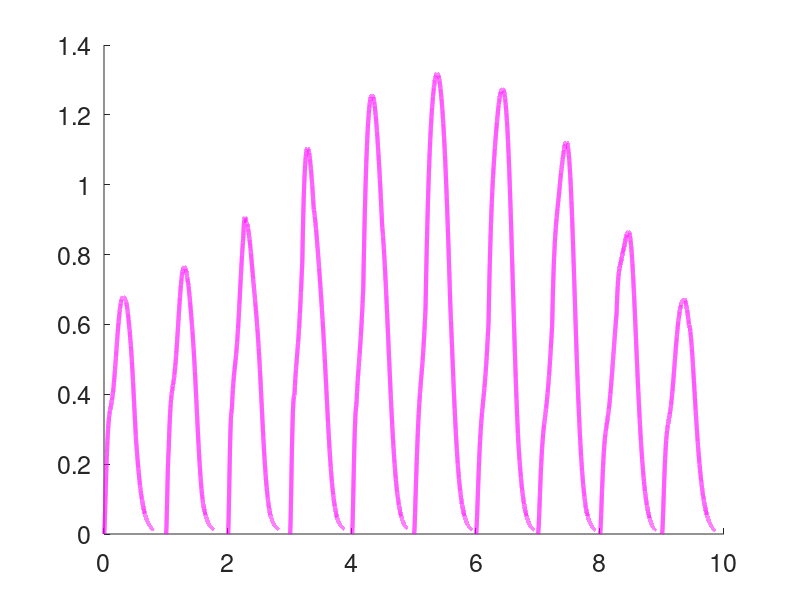

This chart was generated by the following MATLAB code:
% Script that will calculate the force produced by the muscle model for a
% variety of phases. I tried to write it very clearly and comment it
% extensively, if something is unclear, let me know.


clear all
close all
clc


set(0,'DefaultAxesLineStyleOrder','-|-.|--|:','DefaultLineLineWidth',3)
set(0,'DefaultTextFontSize',18)
set(0,'DefaultAxesFontSize',18)

mycol = 'gmkymcrgbkymcrgbk';



%% Define the parameters


t = 1.0;                                    % final time of the simulation

dt = 2.5e-05;                               % time step
L0 = 2.94;                                  % base length

alpha_m = 0.8;                              % slope of alpha for v_c<0
alpha_p = 2.9;                              % slope of alpha for v_c>=0
alphamax = 1.8 ;                            % upper limit of alpha
alphamin = 0.0;                             % lower limit of alpha
cc = 2;                                     % calcium sites
ss = 6;                                     % SR sites
dm = 0.2802;                                % damping term
km1 = 17.5804                               % WDD parameter 1
km2 = 6.0156;                               % WDD parameter 2
lc0 = 0.9678;                               % lc at maximum tenatic force
ls0 = 0.0;                                  % initial value of stretch element
mm = 0.0542;                                % mass term
ka = [6.7281, 23.2794, 51.3537, 19.3801];   % mass action rate constant
mu0 = 1;                                    % intercept of mu
mu1 = 23.0;                                 % slope of mu
lambda_2 = -20.0;                           % lambda parameter

P0 = 60.86;                                 % P0 in thelma's simulations

my_phase = [0.0 0.1 0.2 0.3 0.4 0.5 0.6 0.7 0.8 0.9];               % phases we have experimental data for


for j = 1:length(my_phase)
    phase = my_phase(j);
    
    
    %%%%%%%%%%%%%%%%%%%%%%%%%%%%%%%%%%%%%%%%%%%%%%%%%%%%%%%%%%%%%%%%%%%%%%%%%%
    %%              Initialize the vectors                                  %%
    %%%%%%%%%%%%%%%%%%%%%%%%%%%%%%%%%%%%%%%%%%%%%%%%%%%%%%%%%%%%%%%%%%%%%%%%%%
    
    my_t = 0:dt:t;                              % discretize time
    
    % % L = ones(size(my_t));                       % set the length of the segment
    % % V = zeros(size(my_t));                      % set the velocity of the segment
    L= (0.918+0.0425*cos(2*pi*(my_t-phase)));
    V= (-2*pi*0.0425*sin(2*pi*(my_t-phase)));
    
    
    [sizem,sizen] = size(my_t);                 % get the dimension of the time vector
    firstm = floor(sizem/2);                    % I used this to split it up for the first 5 cycles...
    firstn = floor(sizen/2);                    % ...and the last 5
    
    alpha = ones(size(my_t));                   % intialize alpha
    p = zeros(size(my_t));                      % initialize p
    pc= zeros(size(my_t));                      % initialize pc
    
    caf = zeros(size(my_t));                    % initialize caf
    ca = zeros(size(my_t));                     % initialize ca
    m = ones(size(my_t));                      % initialize m
    lc = zeros(size(my_t));                     % initialize lc
    lambda = ones(size(my_t));                  % initialize lambda
    vc = zeros(size(my_t));                     % initialize vc
    vs = zeros(size(my_t));                     % initialize vs
    ls = zeros(size(my_t));                     % initialize ls
    
    newmu = zeros(size(my_t));                  % initialize mu
    ksim = zeros(size(my_t));                   % initialize the activation tracker
    
    newk3 = zeros(size(my_t));                  % for k3 varying due to WDD
    newk4 = zeros(size(my_t));                  % for k4 varying due to WDD
    
    dm_dt = zeros(size(my_t));                  % these are for the ODES
    dcaf_dt = zeros(size(my_t));
    dca_dt = zeros(size(my_t));
    dpc_dt = zeros(size(my_t));
    dls_dt = zeros(size(my_t));
    dvs_dt = zeros(size(my_t));
    
    %% Start the simulation
    for k = 1:length(my_t)
        
        
        %% Check the activation
        if (my_t(k)-floor(my_t(k)))<0.36
            
            ksim(k) = 1;
            
            
        else
            
            ksim(k) = 0;
            
        end
        
        
        %% Update k3 and k4 (when WDD is added)
        newk3(k) = ka(3)/sqrt(m(k));
        newk4(k) = ka(4)*sqrt(m(k));
        
        %% Calculate the update for Ca and Caf for the next time step
        dca_dt(k) = (newk4(k)*caf(k) - newk3(k)*ca(k))*(1-caf(k)) ...
            + (ksim(k))*ka(1)*(cc-ca(k)-caf(k)) ...
            + (1-ksim(k))*(ka(2))*(ca(k))*(cc-ss-ca(k)-caf(k));
        
        dcaf_dt(k) = -(newk4(k)*caf(k)-newk3(k)*ca(k))*(1-caf(k));
        
        %% Calculate mu for the current time step
        newmu(k) = (mu0 + mu1*caf(k));
        
        
        %% Calculate lc and vc for this time step
        lc(k) = (L(k)-ls(k));
        vc(k) = (V(k)-vs(k));
        
        
        %% Determine alpha and lambda for the current time step
        if vc(k) >= 0
            
            alpha(k) = 1+alpha_p*vc(k);
            
        else
            
            alpha(k) = 1+alpha_m*vc(k);
            
        end
        
        lambda(k) = 1 + lambda_2*(lc(k)-lc0).^2;
        
        %% Bound alpha and lambda
        alpha(k) = max(alphamin,min(alphamax,alpha(k)));
        lambda(k) = max(0,min(lambda(k),1));
        
        %% Calculate the current Pc
        pc(k) = alpha(k)*lambda(k)*caf(k);
        
        
        %% WDD
        
        if vc(k) >= 0
            
            dm_dt(k) = -km2*(m(k)-1);
            
        else
            
            dm_dt(k) = -km1*pc(k)*vc(k);
            
        end
        
        %% Calculate the vs update
        dvs_dt(k) = 1./mm*(pc(k) - dm*vs(k) - newmu(k)*(ls(k)-ls0));
        
        
        
        %% find the values of ls, vs, ca, caf, and p for the next time step.
        ls(k+1) = ls(k) + dt*(vs(k));
        vs(k+1) = vs(k) + dt*(dvs_dt(k));
        ca(k+1) = ca(k) + dt*(dca_dt(k));
        caf(k+1) = caf(k) + dt*(dcaf_dt(k));
        m(k+1) = m(k) + dt*(dm_dt(k));
        p(k+1) = pc(k);
        
        
        
        
        
    end
    
    figure(1)
    hold all
    plot((j-1)+my_t,pc,'m')
    % %     axis([0 10 0 2])
    hold all
    
end


